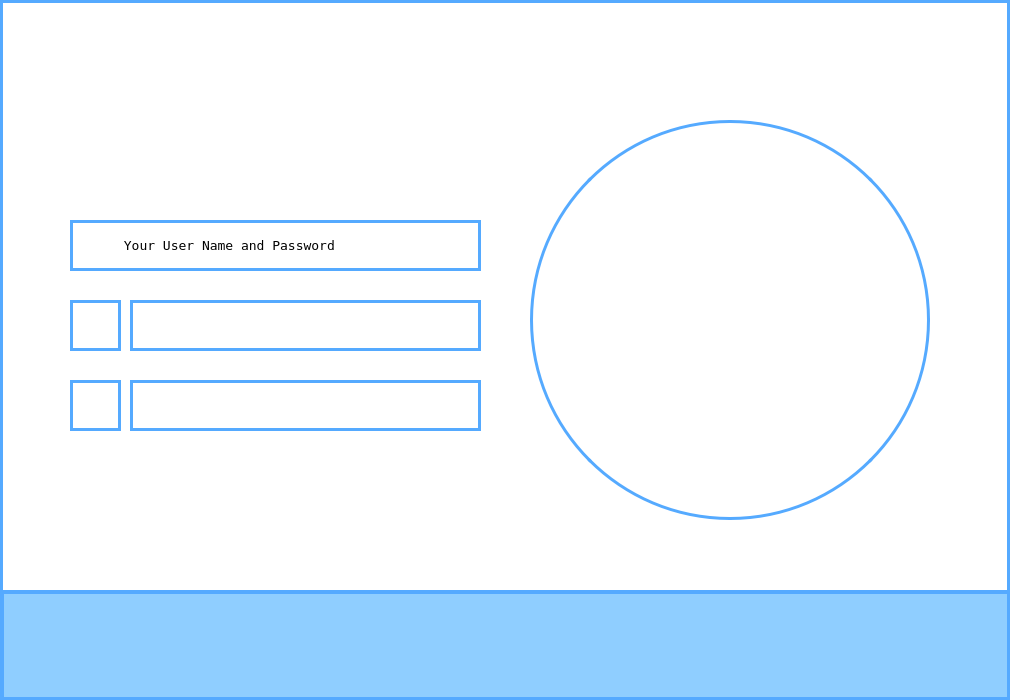
<?xml version="1.0" encoding="UTF-8"?>
<ui version="4.0">
 <class>MainWindow</class>
 <widget class="QMainWindow" name="MainWindow">
  <property name="geometry">
   <rect>
    <x>0</x>
    <y>0</y>
    <width>1010</width>
    <height>700</height>
   </rect>
  </property>
  <property name="font">
   <font>
    <weight>75</weight>
    <bold>true</bold>
   </font>
  </property>
  <property name="cursor">
   <cursorShape>ArrowCursor</cursorShape>
  </property>
  <property name="windowTitle">
   <string>MainWindow</string>
  </property>
  <property name="styleSheet">
   <string notr="true">background: rgb(255, 255, 255);
border: 3px solid rgb(85, 170, 255);</string>
  </property>
  <property name="iconSize">
   <size>
    <width>0</width>
    <height>631</height>
   </size>
  </property>
  <widget class="QWidget" name="centralwidget">
   <widget class="QLabel" name="label_l">
    <property name="geometry">
     <rect>
      <x>130</x>
      <y>300</y>
      <width>351</width>
      <height>51</height>
     </rect>
    </property>
    <property name="font">
     <font>
      <family>Terminal</family>
      <weight>50</weight>
      <bold>false</bold>
     </font>
    </property>
    <property name="styleSheet">
     <string notr="true">background: rgb(85, 170, 255);</string>
    </property>
    <property name="text">
     <string>LOGIN</string>
    </property>
   </widget>
   <widget class="QLabel" name="label_p">
    <property name="geometry">
     <rect>
      <x>130</x>
      <y>380</y>
      <width>351</width>
      <height>51</height>
     </rect>
    </property>
    <property name="font">
     <font>
      <family>Terminal</family>
      <weight>50</weight>
      <bold>false</bold>
     </font>
    </property>
    <property name="styleSheet">
     <string notr="true">background: rgb(85, 170, 255);</string>
    </property>
    <property name="text">
     <string>Password</string>
    </property>
   </widget>
   <widget class="QPushButton" name="remake1">
    <property name="geometry">
     <rect>
      <x>70</x>
      <y>300</y>
      <width>51</width>
      <height>51</height>
     </rect>
    </property>
    <property name="text">
     <string/>
    </property>
    <property name="icon">
     <iconset>
      <normaloff>../../Downloads/pencil-icon-graphic-5uf2oteu1ocn8bum.png</normaloff>../../Downloads/pencil-icon-graphic-5uf2oteu1ocn8bum.png</iconset>
    </property>
    <property name="iconSize">
     <size>
      <width>49</width>
      <height>41</height>
     </size>
    </property>
   </widget>
   <widget class="QPushButton" name="remake2">
    <property name="geometry">
     <rect>
      <x>70</x>
      <y>380</y>
      <width>51</width>
      <height>51</height>
     </rect>
    </property>
    <property name="text">
     <string/>
    </property>
    <property name="icon">
     <iconset>
      <normaloff>../../Downloads/pencil-icon-graphic-5uf2oteu1ocn8bum.png</normaloff>../../Downloads/pencil-icon-graphic-5uf2oteu1ocn8bum.png</iconset>
    </property>
    <property name="iconSize">
     <size>
      <width>49</width>
      <height>41</height>
     </size>
    </property>
   </widget>
   <widget class="QPushButton" name="exit">
    <property name="geometry">
     <rect>
      <x>0</x>
      <y>590</y>
      <width>1011</width>
      <height>111</height>
     </rect>
    </property>
    <property name="cursor">
     <cursorShape>OpenHandCursor</cursorShape>
    </property>
    <property name="styleSheet">
     <string notr="true">background: rgb(143, 206, 255);
border: 4px solid rgb(85, 170, 255);</string>
    </property>
    <property name="text">
     <string/>
    </property>
    <property name="icon">
     <iconset>
      <normaloff>../../Downloads/i (6).png</normaloff>../../Downloads/i (6).png</iconset>
    </property>
    <property name="iconSize">
     <size>
      <width>170</width>
      <height>134</height>
     </size>
    </property>
   </widget>
   <widget class="QLabel" name="label">
    <property name="geometry">
     <rect>
      <x>70</x>
      <y>220</y>
      <width>411</width>
      <height>51</height>
     </rect>
    </property>
    <property name="font">
     <font>
      <family>Terminal</family>
      <pointsize>10</pointsize>
      <weight>50</weight>
      <bold>false</bold>
     </font>
    </property>
    <property name="text">
     <string>      Your User Name and Password</string>
    </property>
    <property name="textFormat">
     <enum>Qt::AutoText</enum>
    </property>
    <property name="textInteractionFlags">
     <set>Qt::LinksAccessibleByMouse</set>
    </property>
   </widget>
   <widget class="QLineEdit" name="rename_log">
    <property name="geometry">
     <rect>
      <x>130</x>
      <y>300</y>
      <width>351</width>
      <height>51</height>
     </rect>
    </property>
    <property name="font">
     <font>
      <family>Terminal</family>
      <pointsize>10</pointsize>
      <weight>75</weight>
      <bold>true</bold>
     </font>
    </property>
   </widget>
   <widget class="QLineEdit" name="rename_pas">
    <property name="geometry">
     <rect>
      <x>130</x>
      <y>380</y>
      <width>351</width>
      <height>51</height>
     </rect>
    </property>
    <property name="font">
     <font>
      <family>Terminal</family>
      <pointsize>10</pointsize>
      <weight>75</weight>
      <bold>true</bold>
     </font>
    </property>
   </widget>
   <widget class="QLineEdit" name="lineEdit_2">
    <property name="geometry">
     <rect>
      <x>130</x>
      <y>300</y>
      <width>351</width>
      <height>51</height>
     </rect>
    </property>
    <property name="font">
     <font>
      <family>Terminal</family>
      <pointsize>12</pointsize>
      <weight>75</weight>
      <bold>true</bold>
     </font>
    </property>
   </widget>
   <widget class="QLineEdit" name="lineEdit_3">
    <property name="geometry">
     <rect>
      <x>130</x>
      <y>380</y>
      <width>351</width>
      <height>51</height>
     </rect>
    </property>
    <property name="font">
     <font>
      <family>Terminal</family>
      <pointsize>12</pointsize>
      <weight>75</weight>
      <bold>true</bold>
     </font>
    </property>
   </widget>
   <widget class="QPushButton" name="Avatar">
    <property name="geometry">
     <rect>
      <x>530</x>
      <y>120</y>
      <width>400</width>
      <height>400</height>
     </rect>
    </property>
    <property name="styleSheet">
     <string notr="true">border-radius: 200;
background: rgb(255, 255, 255);</string>
    </property>
    <property name="text">
     <string/>
    </property>
    <property name="iconSize">
     <size>
      <width>252</width>
      <height>448</height>
     </size>
    </property>
   </widget>
  </widget>
 </widget>
 <resources/>
 <connections/>
</ui>
